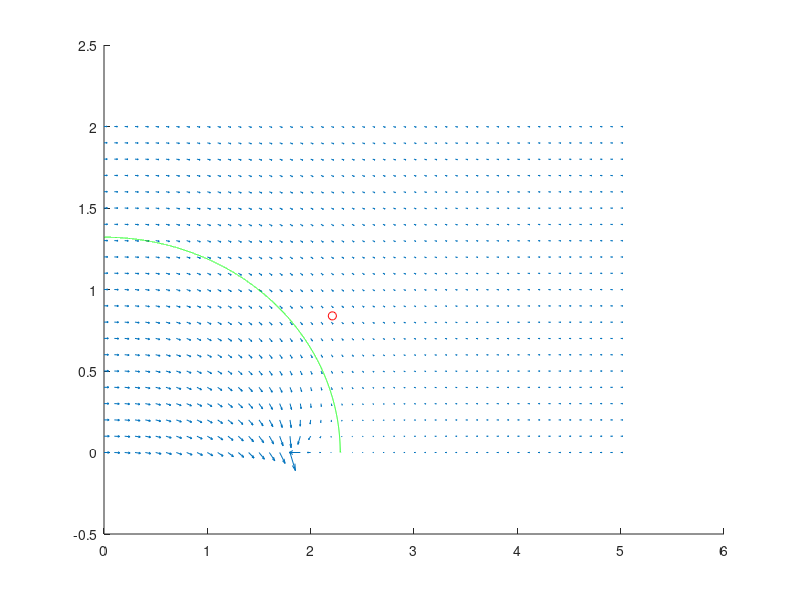
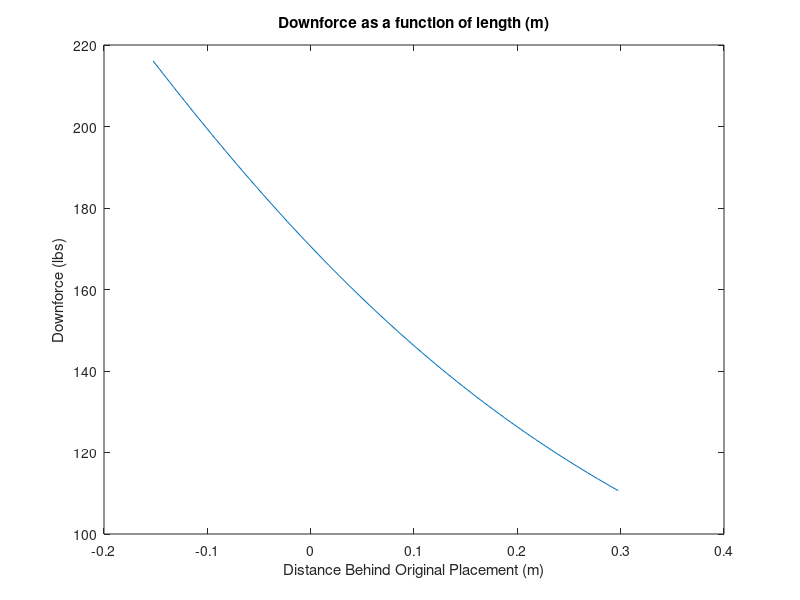
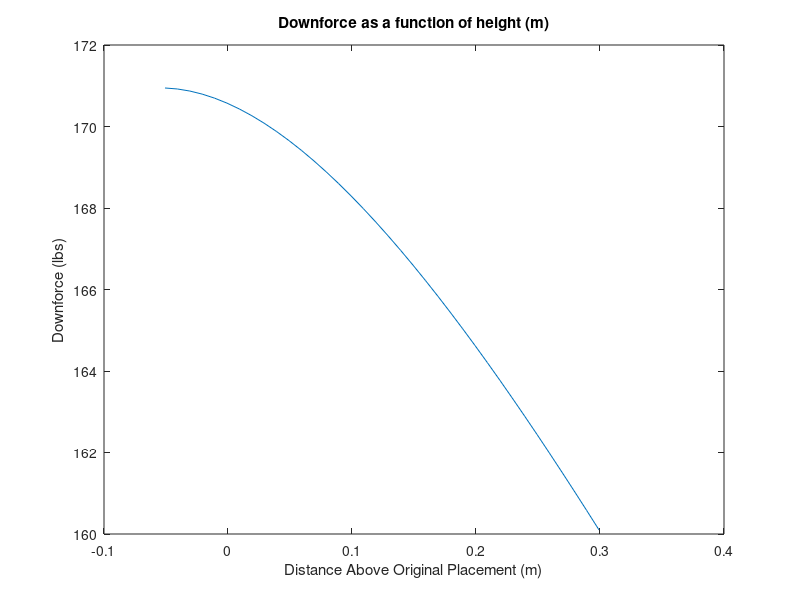

MATLAB code to generate these figures, in order:
function [] = Project705()
%Completed by Michael Crawley 2009-12-04 as part of the requirements for ME
%705

%Input values
CarLength = 180*0.0254; %in meters
CarHeight = 52*0.0254; %in meters
CarWidth = 60*0.0254; %in meters
CarVelocity = 75*0.44704; %in meters per second
xlocation = (0.5*CarLength-3*0.0254); %x location of spoiler offset (z plane) in meters
ylocation = 33*0.0254; %y location of spoiler offset (z plane) in meters
l = 6.25*.0254; %cord length of airfoil in meters
t = 2*.0254; %maximum thickness of airfoil in meters
alpha=-7;
density = 1.177; %air density at standard atmospheric conditions

%calculate ellipse flow field
x1 = 0:0.1:5;
y1 = 0:0.1:2;
a1 = 0.5*(CarHeight+0.5*CarLength);
c1 = (a1*(0.5*CarLength-a1))^0.5;

u1=zeros(length(x1),length(y1));
v1=zeros(length(x1),length(y1));

for i = 1:length(x1)
    for j = 1:length(y1)
        [u1(i,j) v1(i,j)]=EllipseFlowField(CarVelocity,a1,c1,x1(i),y1(j));
    end    
end

xe=0:.0001:0.5*CarLength;
ellipse=zeros(1,length(xe));
for i=1:length(xe)
    ellipse(i)=sqrt(1-(xe(i)/(0.5*CarLength))^2)*CarHeight;
end

figure
hold on
quiver(x1,y1,u1',v1')
plot(xlocation,ylocation,'o r')
plot(xe,ellipse,'g')
hold off

%calculate velocity components at airfoil location in ellipse flow field
[ue ve]=EllipseFlowField(CarVelocity,a1,c1,xlocation,ylocation);
R = sqrt(ue^2+ve^2);
theta = (180/pi)*atan(ve/ue);

%calculate lift force
UnitForce = density*pi*(R^2)*(l+0.77*t)*sin((theta+alpha)*pi/180);
TotalForce = UnitForce*CarWidth*0.224808943; %in pounds
fprintf('The force developed is (lbs): %6.2f\n',TotalForce);

%Parametric Studies
x=xlocation-6*.0254:0.01:xlocation+12*0.0254;
y=ylocation-2*.0254:0.01:ylocation+12*0.0254;

for i=1:length(x)
    [ux(i) vx(i)]=EllipseFlowField(CarVelocity,a1,c1,x(i),ylocation);
    Rx(i) = sqrt(ux(i)^2+vx(i)^2);
    thetax(i) = (180/pi)*atan(vx(i)/ux(i));
    UnitForcex(i) = density*pi*(Rx(i)^2)*(l+0.77*t)*sin((thetax(i)+alpha)*pi/180);
    TotalForcex(i) = UnitForcex(i)*CarWidth*0.224808943; 
end

for j=1:length(y)
    [uy(j) vy(j)]=EllipseFlowField(CarVelocity,a1,c1,xlocation,y(j));
    Ry(j) = sqrt(uy(j)^2+vy(j)^2);
    thetay(j) = (180/pi)*atan(vy(j)/uy(j));
    UnitForcey(j) = density*pi*(Ry(j)^2)*(l+0.77*t)*sin((thetay(j)+alpha)*pi/180);
    TotalForcey(j) = UnitForcey(j)*CarWidth*0.224808943; 
end

figure
plot(x-xlocation,-TotalForcex);title('Downforce as a function of length (m)');xlabel('Distance Behind Original Placement (m)');ylabel('Downforce (lbs)');
figure
plot(y-ylocation,-TotalForcey);title('Downforce as a function of height (m)');xlabel('Distance Above Original Placement (m)');ylabel('Downforce (lbs)');
end

function [u,v]=EllipseFlowField(U,a,c,x,y)
    z=complex(x,y);
    W=U*(1+((a/c)^2-1)*(0.5-z/(4*sqrt((z/2)^2-c^2))));
    u=real(W);
    v=-imag(W);
end